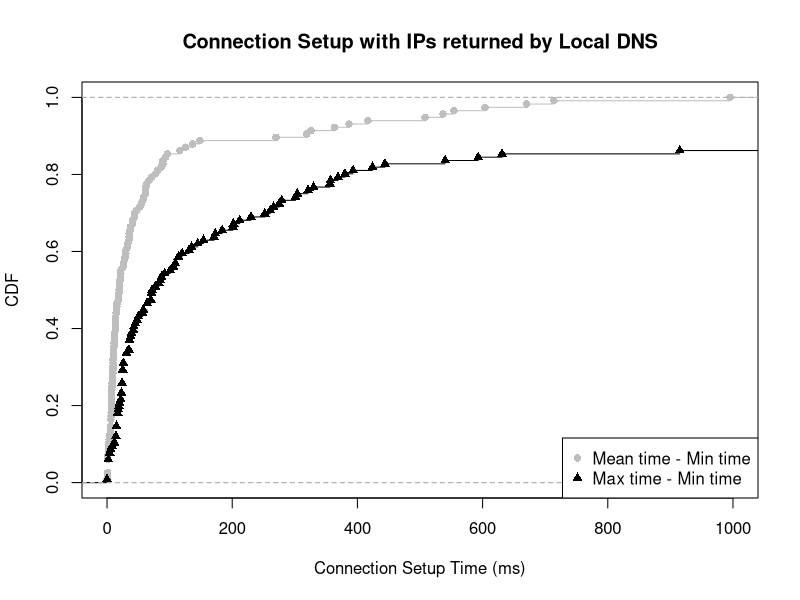

Generate this figure with R:
mean_min <- c(1.037037, 603.860833, 6.666667, 9.595506, 25.666667, 11.205128, 20.916667, 8.000000, 13.166667, 137.030303, 319.066667, 30.000000, 71.453333, 13.860000, 9.444444, 13.333333, 57.300000, 15.545455, 11.666667, 2.300000, 1.000000, 22.250000, 30.200000, 363.500000, 270.000000, 10.200000, 80.700000, 35.018519, 508.100000, 11.227273, 9.611111, 35.388889, 10.708333, 18.976190, 96.166667, 66.916667, 63.400000, 62.000000, 58.500000, 554.166667, 43.650000, 11.937500, 6.416667, 32.333333, 41.125000, 40.944444, 47.250000, 8.033333, 19.333333, 9.000000, 35.333333, 29.000000, 6.904762, 325.968750, 1.000000, 9.555556, 9.055556, 20.166667, 148.333333, 0.833333, 5.500000, 416.777778, 713.869565, 995.500000, 89.333333, 20.233333, 536.750000, 37.219697, 93.666667, 21.777778, 55.000000, 26.436275, 17.952381, 6.750000, 15.500000, 6.733333, 12.333333, 36.666667, 5.552632, 7.555556, 18.670213, 22.006667, 670.076923, 0.000000, 52.566667, 2.220339, 77.833333, 2.500000, 14.416667, 3.481481, 9.500000, 10.666667, 386.600000, 61.378788, 13.833333, 61.100000, 15.888889, 3.500000, 125.428571, 6.875000, 43.833333, 1.000000, 7.125000, 1.000000, 6.000000, 33.166667, 6.000000, 0.500000, 5.333333, 7.666667, 2.592593, 27.484848, 13.294118, 89.541667, 86.500000, 116.272727)

max_min <- c(6.00, 9943.99, 17.00, 22.00, 87.00, 85.00, 48.00, 39.00, 24.00, 301.00, 2739.00, 92.00, 3004.00, 71.00, 18.00, 42.00, 114.00, 36.00, 24.00, 14.00, 2.00, 369.00, 101.00, 915.00, 3007.00, 36.00, 3001.00, 357.00, 1830.00, 64.00, 24.00, 279.00, 23.00, 184.00, 201.00, 171.00, 202.00, 173.00, 230.00, 3034.00, 154.00, 25.00, 15.00, 135.00, 131.00, 321.00, 266.00, 36.00, 77.00, 25.00, 70.00, 304.00, 31.00, 1181.00, 2.00, 35.00, 23.00, 50.00, 444.00, 2.00, 26.00, 2770.00, 9391.00, 3298.00, 393.00, 45.00, 1161.00, 252.00, 424.00, 71.00, 83.00, 145.00, 120.00, 26.00, 58.00, 38.00, 15.00, 106.00, 20.00, 17.00, 540.00, 275.00, 7440.00, 0.00, 380.00, 4.00, 1194.00, 4.00, 64.00, 31.00, 25.00, 25.00, 3123.00, 631.00, 72.00, 261.00, 43.00, 8.00, 1240.00, 14.00, 109.00, 2.00, 17.00, 2.00, 12.00, 114.00, 17.00, 2.00, 15.00, 31.00, 19.00, 212.00, 57.00, 593.00, 356.00, 330.00)

mean_min_val = ecdf(mean_min)
max_min_val = ecdf(max_min)

plot(mean_min_val, lty=1, col="grey", xlab="Connection Setup Time (ms)", ylab="CDF", main="Connection Setup with IPs returned by Local DNS", xlim=c(0, 1000), pch=16)
lines(max_min_val, pch=17)

legend("bottomright",  pch = c(16, 17), legend=c("Mean time - Min time", "Max time - Min time"), col=c("grey", "black"))
